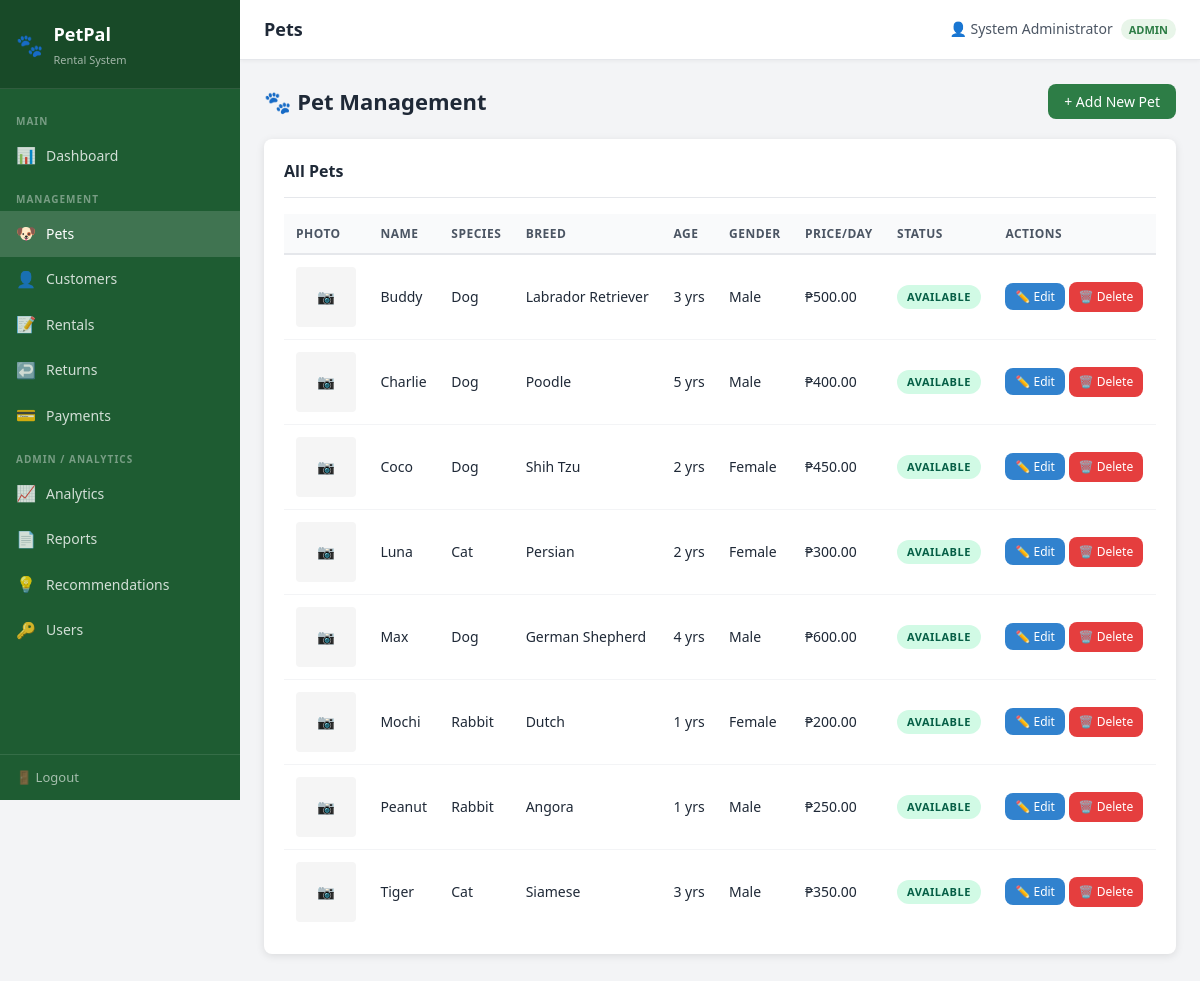
The app's page /pages/pets.php (signed in) with its own data.
### tables this page shows
CREATE TABLE IF NOT EXISTS pets (
    pet_id        INT AUTO_INCREMENT PRIMARY KEY,
    pet_name      VARCHAR(100) NOT NULL,
    species       VARCHAR(50) NOT NULL,
    breed         VARCHAR(100),
    age           INT,
    gender        ENUM('Male', 'Female') NOT NULL,
    rental_price  DECIMAL(10,2) NOT NULL,
    status        ENUM('Available', 'Rented', 'Archived') NOT NULL DEFAULT 'Available',
    photo         VARCHAR(255) DEFAULT NULL,
    created_at    DATETIME DEFAULT CURRENT_TIMESTAMP
);

### includes/auth.php (called while the page is built, shortened)
<?php
function isAdmin() {
    return isset($_SESSION['role']) && $_SESSION['role'] === 'admin';
}
function currentUser() {
    return $_SESSION['full_name'] ?? 'Unknown';
}
?>

### pages/pets.php (the view, shortened to what this page needs)
<?php
require_once '../includes/auth.php';
require_once '../includes/config.php';
if (!function_exists('clean')) {
    function clean($str) {
        return htmlspecialchars($str ?? '', ENT_QUOTES, 'UTF-8');
    }
}
if (!function_exists('formatMoney')) {
    function formatMoney($amt) {
        return '₱' . number_format((float)$amt, 2);
    }
}
$pets = $pdo->query("
    SELECT * FROM pets
    ORDER BY FIELD(status, 'Available','Rented','Archived'), pet_name ASC
")->fetchAll();
include '../includes/header.php';
?>
<div class="page-header">
    <h2>🐾 Pet Management</h2>
    <button class="btn btn-primary" onclick="openAddModal()">+ Add New Pet</button>
</div>
<div class="card">
    <div class="card-header"><div class="card-title">All Pets</div></div>
    <div class="card-body p-0">
        <div class="table-wrapper">
            <table>
                <thead>
                    <tr>
                        <th>Photo</th>
                        <th>Name</th>
                        <th>Species</th>
                        <th>Breed</th>
                        <th>Age</th>
                        <th>Gender</th>
                        <th>Price/Day</th>
                        <th>Status</th>
                        <th class="no-print">Actions</th>
                    </tr>
                </thead>
                <tbody>
                    <?php foreach ($pets as $p): ?>
                    <tr>
                        <td>
                            <?php
                            if (!empty($p['photo'])):
                                $image_url = '../' . $p['photo'];
                            ?>
                                <img
                                    src="<?= clean($image_url) ?>"
                                    width="60"
                                    height="60"
                                    style="object-fit:cover; border-radius:4px; border:1px solid #ddd;"
                                    alt="Pet photo"
                                    onerror="this.onerror=null; this.src='https://via.placeholder.com/60?text=No+Img';">
                            <?php else: ?>
                                <div style="width:60px;height:60px;background:#f5f5f5;display:flex;align-items:center;justify-content:center;border-radius:4px;">📷</div>
                            <?php endif; ?>
                        </td>
                        <td><?= clean($p['pet_name']) ?></td>
                        <td><?= clean($p['species']) ?></td>
                        <td><?= clean($p['breed']) ?></td>
                        <td><?= (int)$p['age'] ?> yrs</td>
                        <td><?= $p['gender'] ?></td>
                        <td><?= formatMoney($p['rental_price']) ?></td>
                        <td>
                            <span class="badge <?= $p['status']==='Available'?'badge-success':($p['status']==='Rented'?'badge-warning':'badge-secondary') ?>">
                                <?= $p['status'] ?>
                            </span>
                        </td>
                        <td class="no-print">
                            <button class="btn btn-sm btn-info" onclick="openEditModal(
                                <?= (int)$p['pet_id'] ?>,
                                '<?= clean($p['pet_name']) ?>',
                                '<?= clean($p['species']) ?>',
                                '<?= clean($p['breed']) ?>',
                                <?= (int)$p['age'] ?>,
                                '<?= $p['gender'] ?>',
                                <?= (float)$p['rental_price'] ?>,
                                '<?= $p['status'] ?>',
                                '<?= clean($p['photo']) ?>'
                            )" >✏️ Edit</button>
                            <?php if($_SESSION['role'] == 'admin'): ?><a href="pets.php?delete=<?= $p['pet_id'] ?>" class="btn btn-sm btn-danger" onclick="return confirm('Are you sure you want to delete this pet?')">🗑️ Delete</a><?php endif; ?>
                        </td>
                    </tr>
                    <?php endforeach; ?>
                </tbody>
            </table>
        </div>
    </div>
</div>
<?php include '../includes/footer.php'; ?>

### includes/header.php (shortened to what this page needs)
<?php
$current_page = basename($_SERVER['PHP_SELF']);
?>
<!DOCTYPE html>
<html lang="en">
<head>
    <link rel="stylesheet" href="../css/style.css">
</head>
<body>
<div class="layout">
    <aside class="sidebar">
        <div class="sidebar-header">
            <div class="logo">
                <span>🐾</span>
                <div>
                    <h2>PetPal</h2>
                    <p>Rental System</p>
                </div>
            </div>
        </div>
        <nav class="sidebar-nav">
            <div class="nav-section-label">Main</div>
            <a href="../pages/dashboard.php" class="<?= $current_page == 'dashboard.php' ? 'active' : '' ?>">
                <span class="nav-icon">📊</span> Dashboard
            </a>
            <div class="nav-section-label">Management</div>
            <a href="../pages/pets.php" class="<?= $current_page == 'pets.php' ? 'active' : '' ?>">
                <span class="nav-icon">🐶</span> Pets
            </a>
            <a href="../pages/customers.php" class="<?= $current_page == 'customers.php' ? 'active' : '' ?>">
                <span class="nav-icon">👤</span> Customers
            </a>
            <a href="../pages/rentals.php" class="<?= $current_page == 'rentals.php' ? 'active' : '' ?>">
                <span class="nav-icon">📝</span> Rentals
            </a>
            <a href="../pages/returns.php" class="<?= $current_page == 'returns.php' ? 'active' : '' ?>">
                <span class="nav-icon">↩️</span> Returns
            </a>
            <a href="../pages/payments.php" class="<?= $current_page == 'payments.php' ? 'active' : '' ?>">
                <span class="nav-icon">💳</span> Payments
            </a>
            <?php if (isAdmin()): ?>
            <div class="nav-section-label">Admin / Analytics</div>
            <a href="../pages/analytics.php" class="<?= $current_page == 'analytics.php' ? 'active' : '' ?>">
                <span class="nav-icon">📈</span> Analytics
            </a>
            <a href="../pages/reports.php" class="<?= $current_page == 'reports.php' ? 'active' : '' ?>">
                <span class="nav-icon">📄</span> Reports
            </a>
            <a href="../pages/recommendations.php" class="<?= $current_page == 'recommendations.php' ? 'active' : '' ?>">
                <span class="nav-icon">💡</span> Recommendations
            </a>
            <a href="../pages/users.php" class="<?= $current_page == 'users.php' ? 'active' : '' ?>">
                <span class="nav-icon">🔑</span> Users
            </a>
            <?php endif; ?>
        </nav>
        <div class="sidebar-footer">
            <a href="../logout.php">🚪 Logout</a>
        </div>
    </aside>
    <main class="main-content">
        <div class="topbar">
            <div class="topbar-title">
                <?= ucfirst(str_replace('.php', '', $current_page)) ?>
            </div>
            <div class="topbar-right">
                <div class="user-badge">
                    <span>👤 <?= htmlspecialchars(currentUser()) ?></span>
                    <span class="role-tag"><?= $_SESSION['role'] ?? 'staff' ?></span>
                </div>
            </div>
        </div>
        <div class="page-body">

### includes/footer.php (shortened to what this page needs)
        </div>
    </main>
</div>
</body>
</html>

### records on screen
pets: pet_name "Buddy", species "Dog", breed "Labrador Retriever", age "3", gender "Male", rental_price "₱500.00", status "AVAILABLE"
pets: pet_name "Charlie", species "Dog", breed "Poodle", age "5", gender "Male", rental_price "₱400.00", status "AVAILABLE"
pets: pet_name "Coco", species "Dog", breed "Shih Tzu", age "2", gender "Female", rental_price "₱450.00", status "AVAILABLE"
pets: pet_name "Luna", species "Cat", breed "Persian", age "2", gender "Female", rental_price "₱300.00", status "AVAILABLE"
pets: pet_name "Max", species "Dog", breed "German Shepherd", age "4", gender "Male", rental_price "₱600.00", status "AVAILABLE"
pets: pet_name "Mochi", species "Rabbit", breed "Dutch", age "1", gender "Female", rental_price "₱200.00", status "AVAILABLE"
pets: pet_name "Peanut", species "Rabbit", breed "Angora", age "1", gender "Male", rental_price "₱250.00", status "AVAILABLE"
pets: pet_name "Tiger", species "Cat", breed "Siamese", age "3", gender "Male", rental_price "₱350.00", status "AVAILABLE"

### other values on screen
str_replace('.php', '', $current_page) "Pets"
currentUser() "System Administrator"
$_SESSION['role'] "ADMIN"
